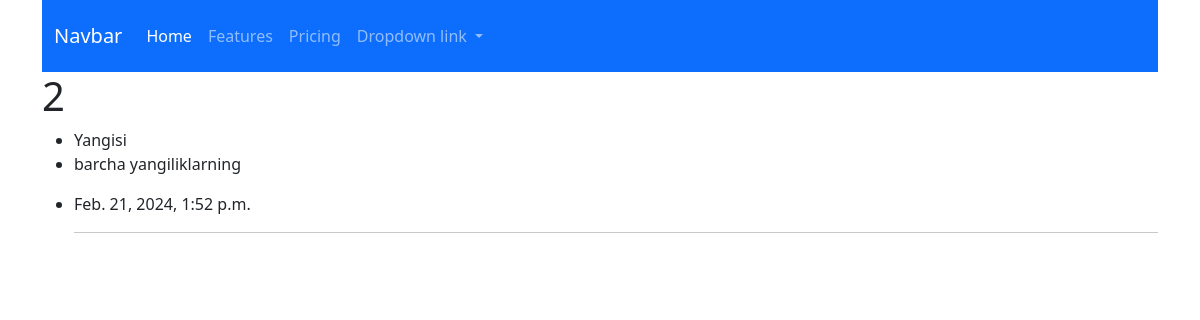
Screenshot of /pages/blog/2/ with the database file from the repository.
### pages/models.py (models this page shows, shortened)
class Blog(models.Model):
    title = models.CharField(max_length=200)
    description = RichTextField()
    created_date = models.DateTimeField(auto_now_add=True)
    updated_date = models.DateTimeField(auto_now=True)

### pages/views.py (the view)
# urls.py: path('blog/<int:pk>/',blog_detail,name='blog_detail'),
def blog_detail(request, pk):
    blog = Blog.objects.get(pk=pk)
    context = {
        'blog': blog,
    }
    return render(request, 'blog/blog_detail.html', context)

### templates/blog/blog_detail.html
{% extends 'base.html' %}
{% block content %}
    <h1>{{ blog.id }}</h1>
    <ul>
            <li>{{ blog.title }}</li>
            <li>{{ blog.description | safe }}</li>
            <li>{{ blog.created_date }}</li>
<hr>
        {% endblock%}

### rows the page displays
Blog: id "2", title "Yangisi", description "barcha yangiliklarning", created_date "Feb. 21, 2024, 1:52 p.m."
